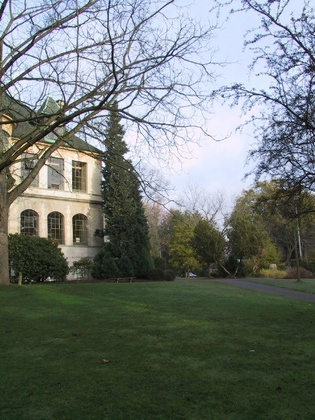
%> input picture Lab9/denny/denny02.jpg, 315 x 420 px, shrunk from 480 x 640 before the run
$ octave lab09.m   (GNU Octave 9; MATLAB toolbox functions it lacks are replaced by stand-ins)
%> lines starting %> are read from the running program, lines starting %| are printed output that depends on the picture
%%
run('vlfeat-0.9.21/toolbox/vl_setup');
%> (this line was passed over: vl_setup is not available in this run)

img1 = im2single(imread('denny/denny/denny02.jpg'));
img2 = im2single(imread('denny/denny/denny03.jpg'));
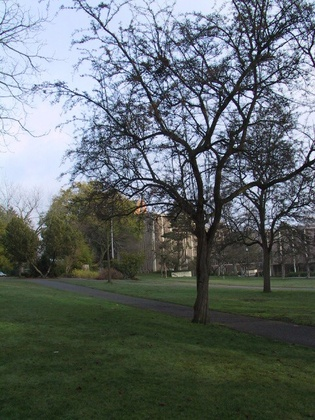
%> input picture Lab9/denny/denny03.jpg, 315 x 420 px, shrunk from 480 x 640 before the run

%% SIFT feature extraction
I1 = rgb2gray(img1);
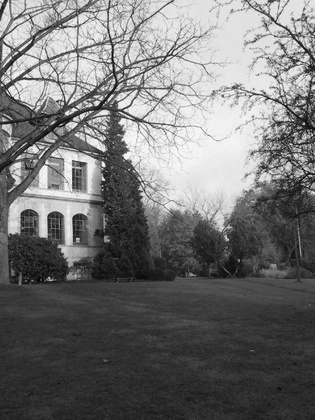
%> I1: size 420x315 single; min 0.00279, max 0.997, mean 0.452
I2 = rgb2gray(img2);
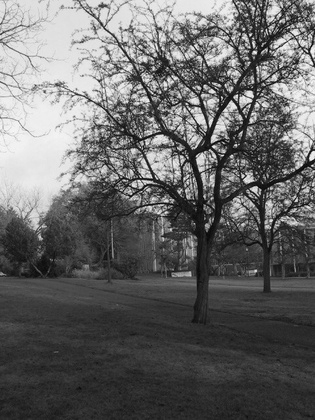
%> I2: size 420x315 single; min 0.0135, max 0.99, mean 0.404

%> (the run ends here)
